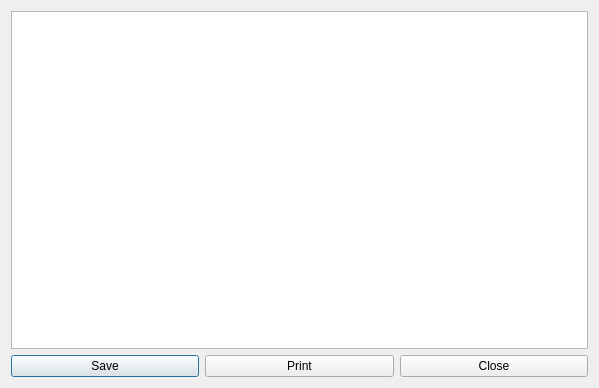
<?xml version="1.0" encoding="UTF-8"?>
<ui version="4.0">
 <class>ResultViewerFormClass</class>
 <widget class="QDialog" name="ResultViewerFormClass">
  <property name="geometry">
   <rect>
    <x>0</x>
    <y>0</y>
    <width>599</width>
    <height>388</height>
   </rect>
  </property>
  <property name="windowTitle">
   <string>ResultViewerForm</string>
  </property>
  <layout class="QVBoxLayout" name="verticalLayout">
   <item>
    <widget class="QTextBrowser" name="logBrowser"/>
   </item>
   <item>
    <layout class="QHBoxLayout" name="horizontalLayout">
     <item>
      <widget class="QPushButton" name="saveButton">
       <property name="text">
        <string>Save</string>
       </property>
      </widget>
     </item>
     <item>
      <widget class="QPushButton" name="printButton">
       <property name="text">
        <string>Print</string>
       </property>
      </widget>
     </item>
     <item>
      <widget class="QPushButton" name="closeButton">
       <property name="text">
        <string>Close</string>
       </property>
      </widget>
     </item>
    </layout>
   </item>
  </layout>
 </widget>
 <layoutdefault spacing="6" margin="11"/>
 <resources/>
 <connections>
  <connection>
   <sender>closeButton</sender>
   <signal>pressed()</signal>
   <receiver>ResultViewerFormClass</receiver>
   <slot>reject()</slot>
   <hints>
    <hint type="sourcelabel">
     <x>496</x>
     <y>366</y>
    </hint>
    <hint type="destinationlabel">
     <x>591</x>
     <y>331</y>
    </hint>
   </hints>
  </connection>
  <connection>
   <sender>saveButton</sender>
   <signal>pressed()</signal>
   <receiver>ResultViewerFormClass</receiver>
   <slot>onSavePressed()</slot>
   <hints>
    <hint type="sourcelabel">
     <x>91</x>
     <y>364</y>
    </hint>
    <hint type="destinationlabel">
     <x>9</x>
     <y>333</y>
    </hint>
   </hints>
  </connection>
  <connection>
   <sender>printButton</sender>
   <signal>pressed()</signal>
   <receiver>ResultViewerFormClass</receiver>
   <slot>onPrintPressed()</slot>
   <hints>
    <hint type="sourcelabel">
     <x>304</x>
     <y>355</y>
    </hint>
    <hint type="destinationlabel">
     <x>201</x>
     <y>345</y>
    </hint>
   </hints>
  </connection>
 </connections>
 <slots>
  <slot>onSavePressed()</slot>
  <slot>onPrintPressed()</slot>
 </slots>
</ui>
